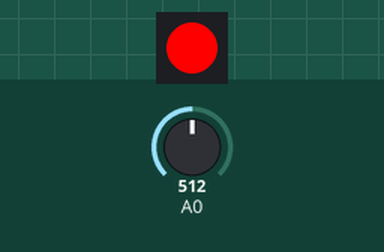
This sketch was run on a simulated Arduino Uno, built with avr-gcc and run on an emulated ATmega328P. Shown: 1 RGB LEDs in strip order, left to right. The inputs (shaded band) are chosen by the test bench; at power-on: A0 = 512. What the sketch prints to the serial monitor is not drawn.

Above: at 1.2 s.
1.3 s: A0 set to 716
At 1.8 s:
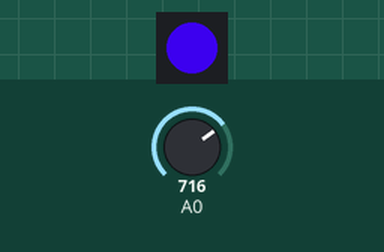
2.8 s: A0 set to 306
At 4.0 s:
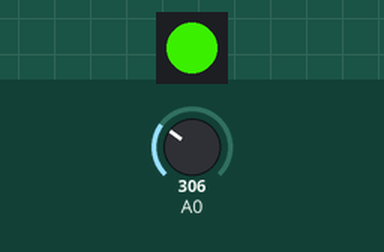
4.3 s: A0 set to 511
At 5.1 s:
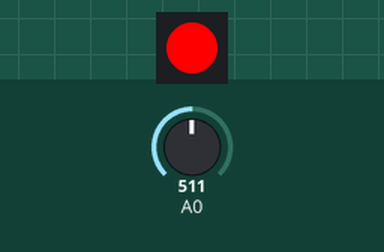
Timing chart, 0 to 7.3 s (numbered marks = the images above; inputs shaded):
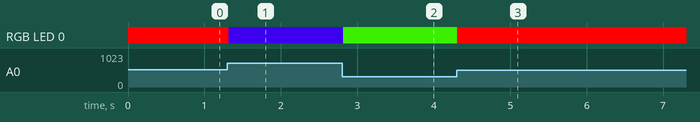

The sketch:

Fuzzy_Logic_InstructableI.ino
```cpp
// (licence header left out)
#include <Adafruit_NeoPixel.h>
#include <FuzzyControl.h>
Adafruit_NeoPixel pixels = Adafruit_NeoPixel(1, 9, NEO_GRB + NEO_KHZ800);


/********************************************************/
fuzzyDomain light;


void setup() {

  Serial.begin(9600);
  pixels.begin();
  pixels.show();

  light.nset = 3;
  light.fset = new fuzzyDef[3];

  //creates a standard domain with nset=3 fuzzy sets
  setDomain(&light, 1023);


  pinMode(A0, INPUT);


}

void loop() {
  // put your main code here, to run repeatedly:
  int val = analogRead(A0);
  Serial.println(light.fset[0].mina);
  //calculates all membership degrees of the input
  truthDegree(&light, val);
  int red = round(255 * light.fset[0].miu);
  int green = round(255 * light.fset[1].miu);
  int blue = round(255 * light.fset[2].miu);
  pixels.setPixelColor(0, pixels.Color(green, red,blue));
  pixels.show();

}
```

Measured:
- after the input at 1.3 s, RGB LED 0: RGB(255, 0, 0) → RGB(51, 0, 204) at once
- after the input at 2.8 s, RGB LED 0: RGB(51, 0, 204) → RGB(50, 205, 0) at once
- after the input at 4.3 s, RGB LED 0: RGB(50, 205, 0) → RGB(255, 0, 0) at once
